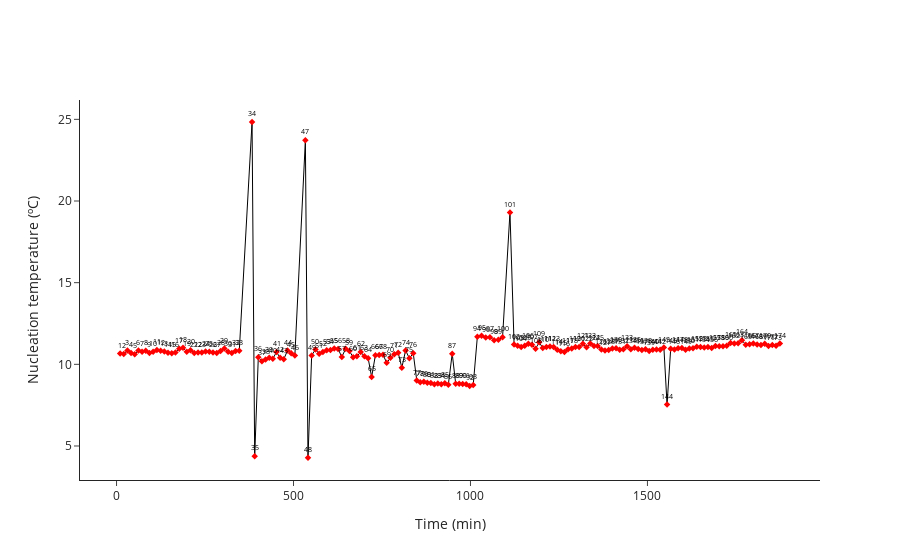

Notebook code for this chart:
### Markdown cell above
Adapted from https://eddwardo.github.io/posts/2019-06-05-finding-local-extreams-in-pandas-time-series/

### Code cell
from scipy.signal import argrelextrema
import numpy as np

# Needed because code recognizes 'T' as Transpose
data['Temperature'] = data['T']*-1

threshold = 1

# order: How many points on each side to use for the comparison to consider
ilocs_max = argrelextrema(data.Temperature.values, np.greater_equal, order=300)[0]

# create new plot variables
Nucleation_T = data.iloc[ilocs_max].Temperature * -1
Strain_at_NT = data.iloc[ilocs_max].Strain
cycle_number = np.arange(1, len(Nucleation_T)+1)


# filter prices that are peaks and plot them differently to be visible on the plot
fig = go.Figure()
fig.add_trace(go.Scatter(x=data.iloc[ilocs_max].Time, y=data.iloc[ilocs_max].Temperature, mode='lines', line_color='rgba(0,0,0,1)', line_width=1))
fig.add_trace(go.Scatter(x=data.iloc[ilocs_max].Time, y=data.iloc[ilocs_max].Temperature, text=cycle_number, marker_color='red', marker_size=5, marker_symbol=2,
                        mode='markers+text', textposition='top center', textfont=dict(color='black', size=7)
                        ))

fig.update_layout(template='simple_white', showlegend=False,
                 xaxis_title='Time (min)', yaxis_title='Nucleation temperature (ºC)')
fig.show()

### Figure 1 — Plotly figure (JSON) as saved in the notebook; plotly's stock layout.template omitted (floating-point values rounded to 4 significant figures; data arrays with more than 128 entries replaced by an {"elided": "..."} marker saying what was removed)
{"data": [{"line": {"color": "rgba(0,0,0,1)", "width": 1}, "mode": "lines", "type": "scatter", "x": {"elided": "174 float values"}, "y": {"elided": "174 float values"}}, {"marker": {"color": "red", "size": 5, "symbol": 2}, "mode": "markers+text", "text": {"elided": "174 int values"}, "textfont": {"color": "black", "size": 7}, "textposition": "top center", "type": "scatter", "x": {"elided": "174 float values"}, "y": {"elided": "174 float values"}}], "layout": {"showlegend": false, "xaxis": {"title": {"text": "Time (min)"}}, "yaxis": {"title": {"text": "Nucleation temperature (ºC)"}}}}
